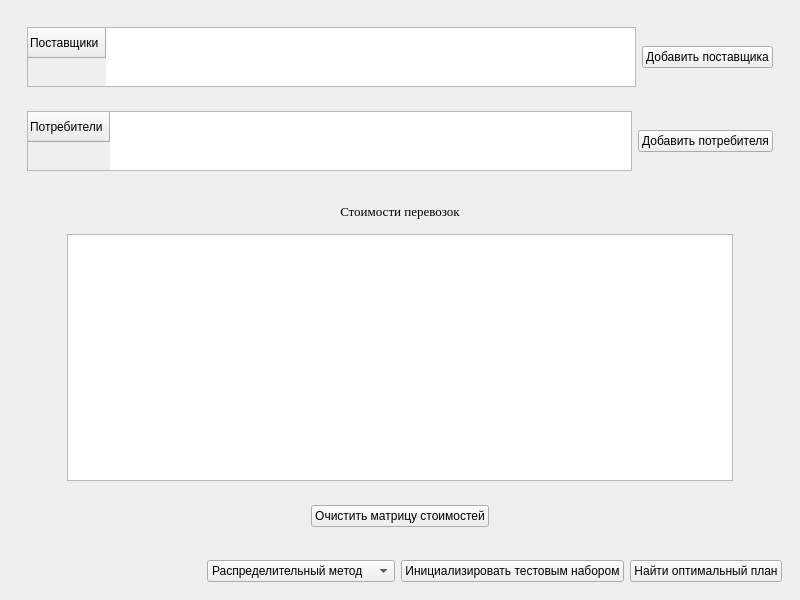
<?xml version="1.0" encoding="UTF-8"?>
<ui version="4.0">
 <class>MainWindow</class>
 <widget class="QMainWindow" name="MainWindow">
  <property name="geometry">
   <rect>
    <x>0</x>
    <y>0</y>
    <width>800</width>
    <height>600</height>
   </rect>
  </property>
  <property name="sizePolicy">
   <sizepolicy hsizetype="Minimum" vsizetype="Minimum">
    <horstretch>0</horstretch>
    <verstretch>0</verstretch>
   </sizepolicy>
  </property>
  <property name="windowTitle">
   <string>Бойчук Илья. Лаб 4.</string>
  </property>
  <widget class="QWidget" name="centralwidget">
   <layout class="QVBoxLayout" name="verticalLayout_2">
    <item>
     <widget class="QWidget" name="widget" native="true">
      <property name="sizePolicy">
       <sizepolicy hsizetype="Preferred" vsizetype="Minimum">
        <horstretch>0</horstretch>
        <verstretch>0</verstretch>
       </sizepolicy>
      </property>
      <property name="maximumSize">
       <size>
        <width>16777215</width>
        <height>180</height>
       </size>
      </property>
      <layout class="QVBoxLayout" name="verticalLayout">
       <item>
        <widget class="QWidget" name="widget_3" native="true">
         <layout class="QHBoxLayout" name="horizontalLayout_2">
          <item>
           <widget class="QTableWidget" name="suppliers">
            <property name="sizePolicy">
             <sizepolicy hsizetype="Minimum" vsizetype="Minimum">
              <horstretch>0</horstretch>
              <verstretch>0</verstretch>
             </sizepolicy>
            </property>
            <row>
             <property name="text">
              <string>Поставщики</string>
             </property>
            </row>
           </widget>
          </item>
          <item>
           <widget class="QPushButton" name="addSupplier">
            <property name="sizePolicy">
             <sizepolicy hsizetype="Maximum" vsizetype="Fixed">
              <horstretch>0</horstretch>
              <verstretch>0</verstretch>
             </sizepolicy>
            </property>
            <property name="text">
             <string>Добавить поставщика</string>
            </property>
           </widget>
          </item>
         </layout>
        </widget>
       </item>
       <item>
        <widget class="QWidget" name="widget_4" native="true">
         <layout class="QHBoxLayout" name="horizontalLayout_3">
          <item>
           <widget class="QTableWidget" name="comsumers">
            <property name="sizePolicy">
             <sizepolicy hsizetype="Minimum" vsizetype="Minimum">
              <horstretch>0</horstretch>
              <verstretch>0</verstretch>
             </sizepolicy>
            </property>
            <row>
             <property name="text">
              <string>Потребители</string>
             </property>
            </row>
           </widget>
          </item>
          <item>
           <widget class="QPushButton" name="addComsumer">
            <property name="sizePolicy">
             <sizepolicy hsizetype="Maximum" vsizetype="Fixed">
              <horstretch>0</horstretch>
              <verstretch>0</verstretch>
             </sizepolicy>
            </property>
            <property name="text">
             <string>Добавить потребителя</string>
            </property>
           </widget>
          </item>
         </layout>
        </widget>
       </item>
      </layout>
     </widget>
    </item>
    <item>
     <widget class="QWidget" name="widget_5" native="true">
      <layout class="QVBoxLayout" name="verticalLayout_3">
       <item>
        <widget class="QLabel" name="label">
         <property name="font">
          <font>
           <family>Times New Roman</family>
           <pointsize>10</pointsize>
          </font>
         </property>
         <property name="text">
          <string>Стоимости перевозок</string>
         </property>
         <property name="alignment">
          <set>Qt::AlignCenter</set>
         </property>
        </widget>
       </item>
       <item>
        <widget class="QWidget" name="widget_2" native="true">
         <property name="sizePolicy">
          <sizepolicy hsizetype="Preferred" vsizetype="Expanding">
           <horstretch>0</horstretch>
           <verstretch>0</verstretch>
          </sizepolicy>
         </property>
         <layout class="QHBoxLayout" name="horizontalLayout">
          <item>
           <spacer name="horizontalSpacer_2">
            <property name="orientation">
             <enum>Qt::Horizontal</enum>
            </property>
            <property name="sizeType">
             <enum>QSizePolicy::Maximum</enum>
            </property>
            <property name="sizeHint" stdset="0">
             <size>
              <width>40</width>
              <height>20</height>
             </size>
            </property>
           </spacer>
          </item>
          <item>
           <widget class="QTableWidget" name="costs">
            <property name="sizePolicy">
             <sizepolicy hsizetype="Minimum" vsizetype="Minimum">
              <horstretch>0</horstretch>
              <verstretch>0</verstretch>
             </sizepolicy>
            </property>
            <property name="contextMenuPolicy">
             <enum>Qt::DefaultContextMenu</enum>
            </property>
           </widget>
          </item>
          <item>
           <spacer name="horizontalSpacer">
            <property name="orientation">
             <enum>Qt::Horizontal</enum>
            </property>
            <property name="sizeType">
             <enum>QSizePolicy::Maximum</enum>
            </property>
            <property name="sizeHint" stdset="0">
             <size>
              <width>40</width>
              <height>20</height>
             </size>
            </property>
           </spacer>
          </item>
         </layout>
        </widget>
       </item>
       <item>
        <widget class="QWidget" name="widget_7" native="true">
         <layout class="QHBoxLayout" name="horizontalLayout_5">
          <item>
           <spacer name="horizontalSpacer_4">
            <property name="orientation">
             <enum>Qt::Horizontal</enum>
            </property>
            <property name="sizeHint" stdset="0">
             <size>
              <width>40</width>
              <height>20</height>
             </size>
            </property>
           </spacer>
          </item>
          <item>
           <widget class="QPushButton" name="pushButton_3">
            <property name="text">
             <string>Очистить матрицу стоимостей</string>
            </property>
           </widget>
          </item>
          <item>
           <spacer name="horizontalSpacer_5">
            <property name="orientation">
             <enum>Qt::Horizontal</enum>
            </property>
            <property name="sizeHint" stdset="0">
             <size>
              <width>40</width>
              <height>20</height>
             </size>
            </property>
           </spacer>
          </item>
         </layout>
        </widget>
       </item>
      </layout>
     </widget>
    </item>
    <item>
     <widget class="QWidget" name="widget_6" native="true">
      <layout class="QHBoxLayout" name="horizontalLayout_4">
       <item>
        <spacer name="horizontalSpacer_3">
         <property name="orientation">
          <enum>Qt::Horizontal</enum>
         </property>
         <property name="sizeHint" stdset="0">
          <size>
           <width>40</width>
           <height>20</height>
          </size>
         </property>
        </spacer>
       </item>
       <item>
        <widget class="QComboBox" name="comboBox">
         <property name="sizePolicy">
          <sizepolicy hsizetype="MinimumExpanding" vsizetype="Fixed">
           <horstretch>0</horstretch>
           <verstretch>0</verstretch>
          </sizepolicy>
         </property>
         <item>
          <property name="text">
           <string>Распределительный метод</string>
          </property>
         </item>
         <item>
          <property name="text">
           <string>Метод потенциалов</string>
          </property>
         </item>
        </widget>
       </item>
       <item>
        <widget class="QPushButton" name="pushButton_2">
         <property name="sizePolicy">
          <sizepolicy hsizetype="Maximum" vsizetype="Fixed">
           <horstretch>0</horstretch>
           <verstretch>0</verstretch>
          </sizepolicy>
         </property>
         <property name="text">
          <string>Инициализировать тестовым набором</string>
         </property>
        </widget>
       </item>
       <item>
        <widget class="QPushButton" name="pushButton">
         <property name="sizePolicy">
          <sizepolicy hsizetype="Maximum" vsizetype="Fixed">
           <horstretch>0</horstretch>
           <verstretch>0</verstretch>
          </sizepolicy>
         </property>
         <property name="text">
          <string>Найти оптимальный план</string>
         </property>
        </widget>
       </item>
      </layout>
     </widget>
    </item>
   </layout>
  </widget>
 </widget>
 <resources/>
 <connections/>
</ui>
